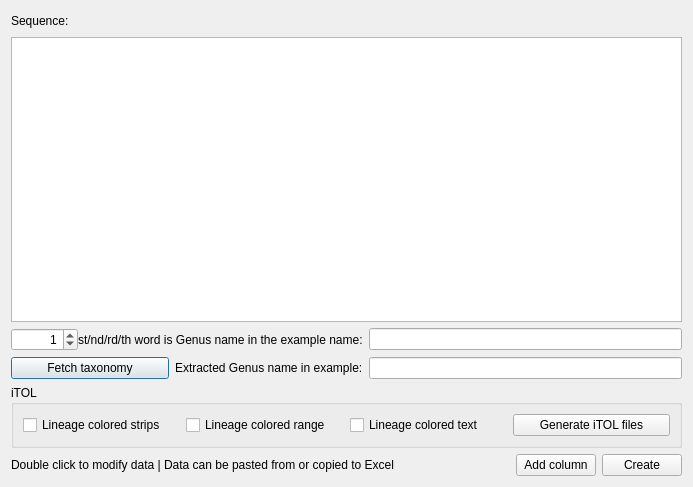
<?xml version="1.0" encoding="UTF-8"?>
<ui version="4.0">
 <class>annotation_editor</class>
 <widget class="QDialog" name="annotation_editor">
  <property name="geometry">
   <rect>
    <x>0</x>
    <y>0</y>
    <width>693</width>
    <height>487</height>
   </rect>
  </property>
  <property name="windowTitle">
   <string>Annotation editor</string>
  </property>
  <layout class="QVBoxLayout" name="verticalLayout">
   <item>
    <layout class="QHBoxLayout" name="horizontalLayout_2">
     <item>
      <widget class="QLabel" name="label_2">
       <property name="text">
        <string>Sequence:</string>
       </property>
      </widget>
     </item>
     <item>
      <spacer name="horizontalSpacer_2">
       <property name="orientation">
        <enum>Qt::Horizontal</enum>
       </property>
       <property name="sizeHint" stdset="0">
        <size>
         <width>40</width>
         <height>20</height>
        </size>
       </property>
      </spacer>
     </item>
    </layout>
   </item>
   <item>
    <widget class="MyTableView" name="tableView">
     <property name="sizeAdjustPolicy">
      <enum>QAbstractScrollArea::AdjustToContents</enum>
     </property>
    </widget>
   </item>
   <item>
    <layout class="QGridLayout" name="gridLayout">
     <item row="0" column="0">
      <layout class="QHBoxLayout" name="horizontalLayout">
       <property name="spacing">
        <number>0</number>
       </property>
       <item>
        <widget class="QSpinBox" name="spinBox">
         <property name="alignment">
          <set>Qt::AlignRight|Qt::AlignTrailing|Qt::AlignVCenter</set>
         </property>
         <property name="maximum">
          <number>9999999</number>
         </property>
         <property name="value">
          <number>1</number>
         </property>
        </widget>
       </item>
       <item>
        <widget class="QLabel" name="label_4">
         <property name="text">
          <string>st/nd/rd/th word is Genus name in the example name:</string>
         </property>
        </widget>
       </item>
      </layout>
     </item>
     <item row="0" column="1">
      <widget class="QLineEdit" name="lineEdit">
       <property name="readOnly">
        <bool>true</bool>
       </property>
      </widget>
     </item>
     <item row="1" column="0">
      <layout class="QHBoxLayout" name="horizontalLayout_4">
       <item>
        <widget class="QPushButton" name="pushButton_6">
         <property name="text">
          <string>Fetch taxonomy</string>
         </property>
        </widget>
       </item>
       <item>
        <widget class="QLabel" name="label_5">
         <property name="text">
          <string>Extracted Genus name in example:</string>
         </property>
        </widget>
       </item>
      </layout>
     </item>
     <item row="1" column="1">
      <widget class="QLineEdit" name="lineEdit_2">
       <property name="readOnly">
        <bool>true</bool>
       </property>
      </widget>
     </item>
    </layout>
   </item>
   <item>
    <widget class="QGroupBox" name="groupBox">
     <property name="title">
      <string>iTOL</string>
     </property>
     <layout class="QGridLayout" name="gridLayout_2">
      <item row="0" column="0">
       <widget class="QCheckBox" name="checkBox">
        <property name="text">
         <string>Lineage colored strips</string>
        </property>
       </widget>
      </item>
      <item row="0" column="1">
       <widget class="QCheckBox" name="checkBox_3">
        <property name="text">
         <string>Lineage colored range</string>
        </property>
       </widget>
      </item>
      <item row="0" column="2">
       <widget class="QCheckBox" name="checkBox_2">
        <property name="text">
         <string>Lineage colored text</string>
        </property>
       </widget>
      </item>
      <item row="0" column="3">
       <widget class="QPushButton" name="pushButton_13">
        <property name="text">
         <string>Generate iTOL files</string>
        </property>
       </widget>
      </item>
     </layout>
    </widget>
   </item>
   <item>
    <layout class="QHBoxLayout" name="horizontalLayout_3">
     <item>
      <widget class="QLabel" name="label">
       <property name="text">
        <string>Double click to modify data | Data can be pasted from or copied to Excel</string>
       </property>
      </widget>
     </item>
     <item>
      <spacer name="horizontalSpacer">
       <property name="orientation">
        <enum>Qt::Horizontal</enum>
       </property>
       <property name="sizeHint" stdset="0">
        <size>
         <width>138</width>
         <height>21</height>
        </size>
       </property>
      </spacer>
     </item>
     <item>
      <widget class="QPushButton" name="pushButton_2">
       <property name="text">
        <string>Add column</string>
       </property>
       <property name="icon">
        <iconset resource="ete_resources.qrc">
         <normaloff>:/ete icons/add-icon.png</normaloff>:/ete icons/add-icon.png</iconset>
       </property>
      </widget>
     </item>
     <item>
      <widget class="QPushButton" name="pushButton">
       <property name="text">
        <string>Create</string>
       </property>
      </widget>
     </item>
    </layout>
   </item>
  </layout>
 </widget>
 <customwidgets>
  <customwidget>
   <class>MyTableView</class>
   <extends>QTableView</extends>
   <header>CustomWidgets.h</header>
  </customwidget>
 </customwidgets>
 <resources>
  <include location="ete_resources.qrc"/>
 </resources>
 <connections/>
</ui>
